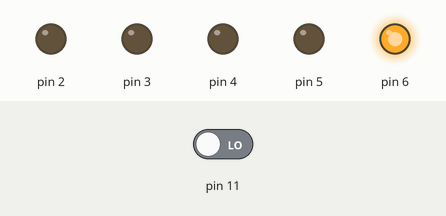
This sketch was run on a simulated Arduino Uno, built with avr-gcc and run on an emulated ATmega328P. Parts: output pins drawn as LEDs (lit = HIGH). The inputs (shaded band) are chosen by the test bench; at power-on: pin 11 LOW.

Above: at 0.5 s.
At 2.5 s:
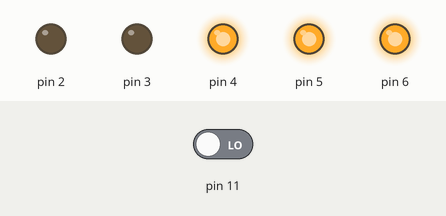
At 3.5 s:
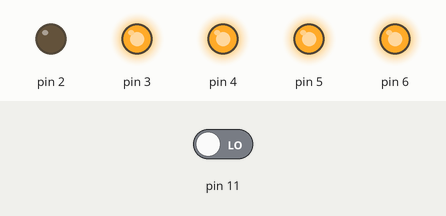
At 5.5 s:
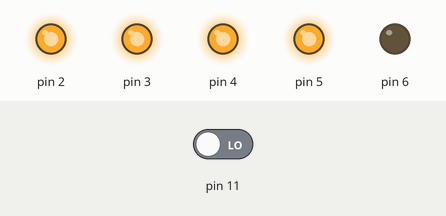
At 8.5 s:
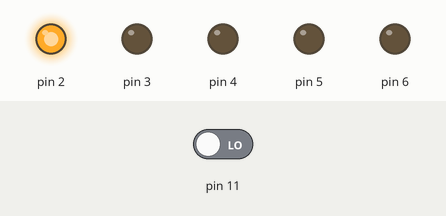
At 11.5 s:
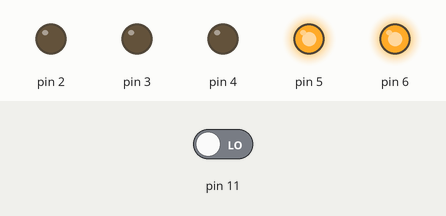
Timing chart, 0 to 13.0 s (numbered marks = the images above):
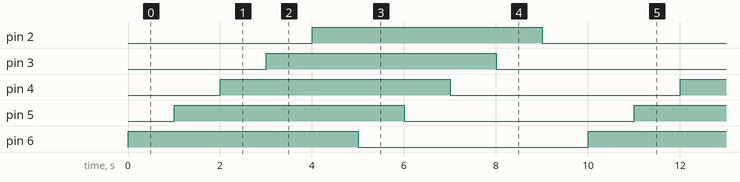

The sketch:

kayanled.ino
```cpp
int i;
void setup() {
 for(i=2;i<=6;i++) pinMode(i, OUTPUT);
 pinMode(11, INPUT);
}
void loop() {
if (digitalRead(11)==1){
for(i=2;i<=6;i++){ digitalWrite(i, 1); delay(1000); }
for(i=2;i<=6;i++){ digitalWrite(i, 0); delay(1000); }
 }
if (digitalRead(11)==0){
for(i=6;i>=2;i--){ digitalWrite(i, 1); delay(1000); }
for(i=6;i>=2;i--){ digitalWrite(i, 0); delay(1000); }
 }
}
```

Measured:
- by itself, pin 2–6: alternates HIGH for 5.0 s and LOW for 5.0 s
- by itself, everything shown: repeats every 10.0 s, in 10 steps
